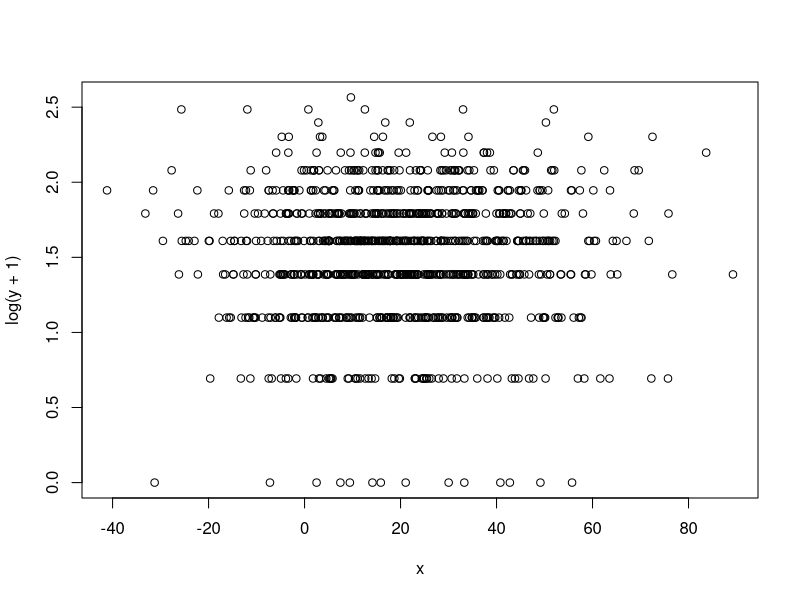
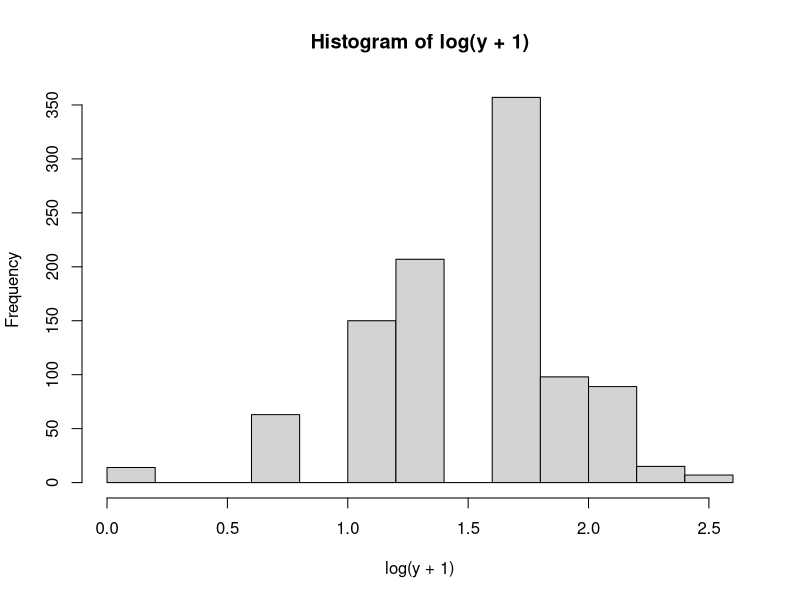

Write R code to recreate these figures, in order.
x <- rnorm(1000, mean = 20, sd = 20)
y <- rpois(1000, lambda = 4)
plot(x, log(y+1))
m <- glm(y~x, family = "poisson")

hist(log(y+1))
